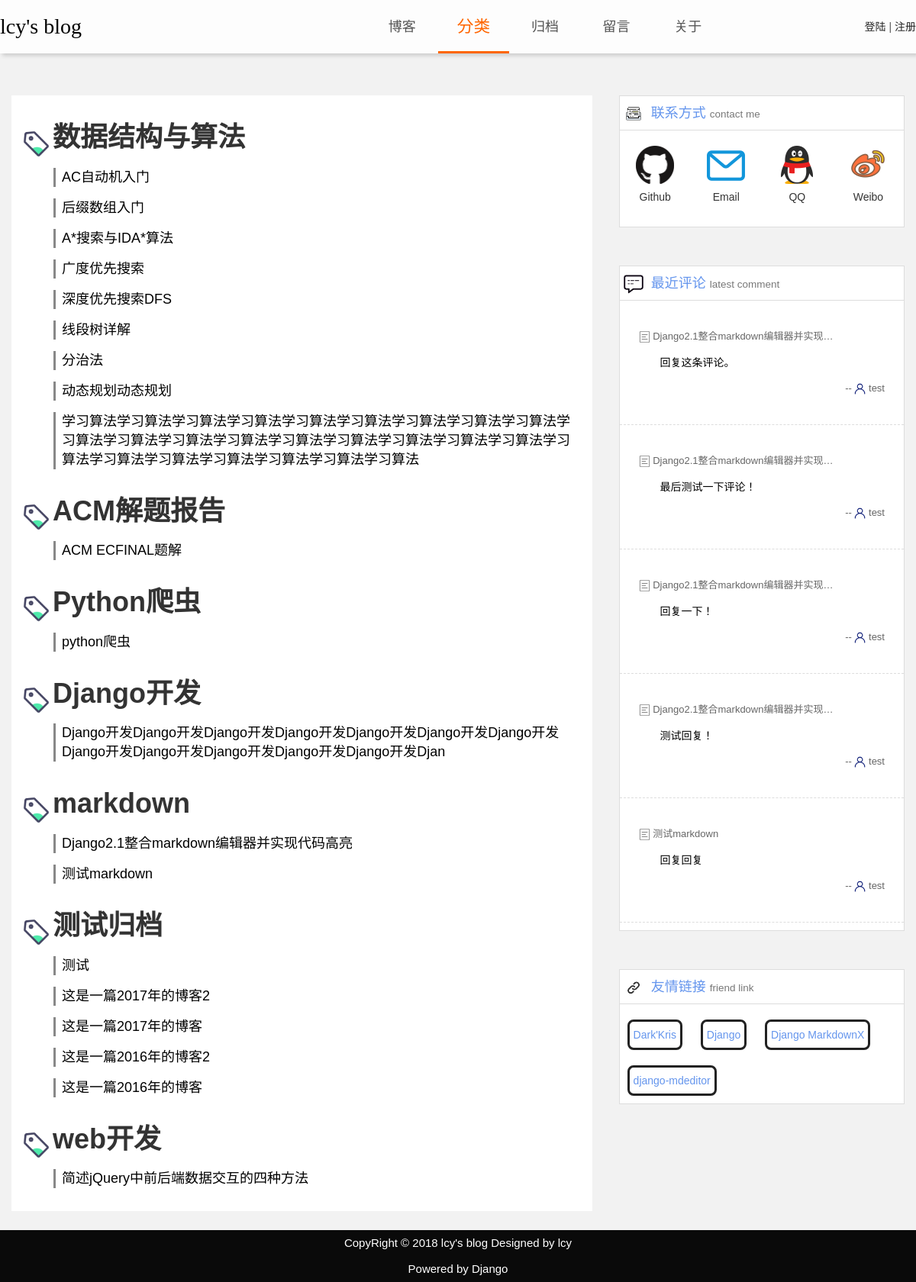
The page /Blog/classes/ on the database its author committed.
### Blog/models.py (models this page shows, shortened)
class Class(models.Model):
    class_label = models.CharField('label',max_length = 20)
    class_description = models.CharField('description',max_length = 100)

class Article(models.Model):
    article_title = models.CharField('title',max_length = 100)
    article_simpledesc = models.CharField('simple description',null=True,blank=True,max_length = 200)
    article_content = MDTextField('content')
    article_pubdate = models.DateTimeField('date published')
    article_publisher = models.ForeignKey(User,on_delete=models.CASCADE,verbose_name='publisher')
    article_class = models.ForeignKey(Class,null=True,blank=True,on_delete=models.CASCADE,verbose_name='class')
    def __str__(self):
        return self.article_title

class Comment(models.Model):
    comment_content = models.TextField('comment')
    comment_date = models.DateTimeField('date commented')
    comment_user = models.ForeignKey(User,on_delete=models.CASCADE,verbose_name='comment user')
    comment_father = models.ForeignKey('self',null=True,blank=True,on_delete=models.CASCADE,verbose_name='father comment')
    comment_article = models.ForeignKey(Article,null=True,on_delete=models.CASCADE,verbose_name='comment article')

class User(models.Model):
    user_name = models.CharField('name',max_length = 50)
    user_password = models.CharField('password',max_length = 50)
    user_email = models.EmailField('email')
    user_isadmin = models.BooleanField('isadmin')
    def __str__(self):
        return self.user_name

### Blog/views.py (the view)
# urls.py: path('classes/',views.classes,name='classes'),
def classes(request):
    class_list = Class.objects.all()
    class_article = {}
    for cl in class_list:
        class_article[cl] = Article.objects.filter(article_class__id=cl.id).order_by('-article_pubdate')
    latest_comment_list = Comment.objects.all().order_by('-comment_date')[:5]
    context = {
        'class_article':class_article,
        'latest_comment_list':latest_comment_list,
    }
    return render(request,'Blog/classes.html',context)

### Blog/templates/Blog/classes.html (shortened to what this page needs)
<!DOCTYPE html>
{% load static %}
<html lang="en">
<head>
    <link rel="stylesheet" href="{% static 'Blog/bootstrap/css/bootstrap.css' %}" />
</head>
<body style="display: block;">
    <header class="blog_header">
        <div class="top">
            <div class="top_left">
                <a href="{% url 'Blog:index' %}" style="color:#000;text-decoration: none;cursor: pointer;"><span>lcy's blog</span></a>
            </div>
            <nav class="header_nav">
                <ul>
                    <li>
                        <a href="{% url 'Blog:index' %}">博客</a>
                    </li>
                    <li>
                        <a href="{% url 'Blog:classes' %}" class="nav_active">分类</a>
                    </li>
                    <li>
                        <a href="{% url 'Blog:archive' %}">归档</a>
                    </li>
                    <li>
                        <a href="{% url 'Blog:message' %}">留言</a>
                    </li>
                    <li>
                        <a href="{% url 'Blog:about' %}">关于</a>
                    </li>
                    <li style="float: right;font-size: 14px;text-align: center;line-height: 70px;width: 30%;">
                        <div id="login_register">
                            <a href="{% url 'Blog:register' %}" style="cursor:pointer;float: right;color: #222;text-decoration: none;">注册</a>
                            <span style="float: right;">&nbsp;|&nbsp;</span>
                            <a href="{% url 'Blog:login' %}" style="cursor:pointer;float: right;color: #222;text-decoration: none;">登陆</a>
                        </div>
                    </li>
                </ul>
            </nav>
        </div>
    </header>
    <div class="container">
        <div class="article">
            {% for classes,articles in class_article.items %}
                <div id="class_{{ classes.id }}" style="margin-bottom: 10px;">
                    <img width="35px" height="35px" style="display: inline-block;" src="{% static 'Blog/classIcon.png' %}" />
                    <h1 style="text-align: center;display: inline-block;font-weight: bold;">{{ classes.class_label }}</h1>
                </div>
                <ul style="list-style: none;font-size: 15px;">
                    {% for art in articles %}
                        <li style="border-left: 3px solid #888;padding-left: 8px;margin-bottom: 15px;"><a style="font-size:18px;color: #000;cursor: pointer;" href="{% url 'Blog:detail' art.id %}">{{ art.article_title }}</a></li>
                    {% endfor %}
                </ul>
            {% endfor %}
        </div>
        <div id="aside">
            <div id="contactme">
                <h4 style="padding-bottom:8px;padding-left:5px;font-size: 18px;color: cornflowerblue;border-bottom: 1px solid #ddd;">
                    <img width="26px" height="26px" src="{% static 'Blog/contact.png' %}">
                    &nbsp;联系方式
                    <small>contact me</small>
                </h4>
                <div class="contact">
                    <div>
                        <a href="https://github.com/1998Jan28" target="_blank"><img src="{% static 'Blog/github.png' %}" /></a>
                        <span>Github</span>
                    </div><div>
                        <a href="mailto:cs_lcy@whut.edu.cn"><img src="{% static 'Blog/email.png' %}" /></a>
                        <span>Email</span>
                    </div><div>
                        <a href="tencent://AddContact/?fromId=45&fromSubId=1&subcmd=all&uin=951072650&website=www.oicqzone.com"><img src="{% static 'Blog/qq.png' %}" /></a>
                        <span>QQ</span>
                    </div><div>
                        <a href="https://weibo.com/u/5662257126" target="_blank"><img src="{% static 'Blog/weibo.png' %}" /></a>
                        <span>Weibo</span>
                    </div>
                </div>
            </div>
            <div id="latestcomment">
                <h4 style="padding-bottom:8px;padding-left:5px;font-size: 18px;color: cornflowerblue;border-bottom: 1px solid #ddd;">
                    <img width="26px" height="26px" src="{% static 'Blog/comment.png' %}">
                     &nbsp;最近评论
                    <small>latest comment</small>
                </h4>
                <ul>
                    {% for comment in latest_comment_list %}
                        <li>
                            <p class="comarticle">
                                <img width="15px" height="15px" style="display: inline-block;" src="{% static 'Blog/article.png' %}" />
                                <a href="{% url 'Blog:detail' comment.comment_article.id %}" style="text-decoration: none;color: inherit;cursor: pointer;">{{ comment.comment_article }}</a>
                            </p>
                            <p class="comcontent">{{ comment.comment_content }}</p>
                            <p class="comuser">--
                                <img width="15px" height="15px" style="display: inline-block;" src="{% static 'Blog/personIcon.png' %}" />
                                {{ comment.comment_user }}
                            </p>
                        </li>
                    {% endfor %}
                </ul>
            </div>
            <div id="friendlink">
                <h4 style="padding-bottom:8px;padding-left:5px;font-size: 18px;color: cornflowerblue;border-bottom: 1px solid #ddd;">
                    <img width="26px" height="26px" src="{% static 'Blog/link.png' %}">
                    &nbsp;友情链接
                    <small>friend link</small>
                </h4>
                <ul>
                    <li>
                        <a href="https://darkkris.github.io/#blog" target="_blank">Dark'Kris</a>
                    </li>
                    <li>
                        <a href="https://docs.djangoproject.com/zh-hans/2.0/" target="_blank">Django</a>
                    </li>
                    <li>
                        <a href="https://neutronx.github.io/django-markdownx/" target="_blank">Django MarkdownX</a>
                    </li>
                    <li>
                        <a href="https://github.com/pylixm/django-mdeditor" target="_blank">django-mdeditor</a>
                    </li>
                </ul>
            </div>
        </div>
    </div>
    <div class="footer">
        <p style="margin-bottom: 10px;margin-top:5px;">CopyRight © 2018 lcy's blog  Designed by lcy</p>
        <p style="margin-bottom: 5px;">Powered by Django</p>
    </div>
</body>
</html>

### Blog/templates/Blog/classes.html (style rules this page uses)
body { line-height:24px; margin:0; padding: 0; background-color: #f2f2f2; font-family: OpenSans-Light, PingFang SC, Hiragino Sans GB, Microsoft Yahei, Microsoft Jhenghei, sans-serif; }
.blog_header { display: block; background-color: rgba(255,255,255,0.8); box-shadow: 3px 3px 5px #ccc; background-size: 100% 100%; width:100%; height:70px; position: fixed; z-index: 10; margin: 0; padding:0; }
header .top { width:100%; max-width: 1200px; margin:auto; height:100%; position:relative; }
header .top .top_left { width:40%; overflow: hidden; height:100%; float:left; position: relative; }
header .top .top_left span { line-height: 70px; font-size:28px; font-family: serif; }
.header_nav { width:60%; float:right; height:100%; position:relative; color:#555; }
.header_nav > ul { padding:0; margin:0; list-style: none; }
.header_nav > ul >li { text-align: center; width:13%; font-size:18px; float:left; position: relative; }
.header_nav li > a { display: inline-block; width:100%; height:70px; line-height: 70px; text-decoration: none; color:#555; cursor: pointer; transition: color 0.2s, border 0.2s, font 0.2s; -webkit-transition: color 0.2s, border 0.2s, font 0.2s; }
.nav_active,header li > a:hover { border-bottom-color:rgb(255, 102, 0); border-bottom-style:solid; border-bottom-width:3.6px; box-sizing: border-box; color:rgb(255, 102, 0) !important; font-size: 120%; }
.container { display: block; width:100%; max-width:1300px; min-width:320px; margin:auto; padding-top:100px; overflow: hidden; }
.article { width:65%; display:block; float:left; margin-top:25px; overflow: hidden; background-color: #fff; padding:15px; }
#aside { width:32%; display:block; float:right; margin-top:25px; }
#contactme { background-color: #fff; border:1px solid #ddd; box-sizing: border-box; margin-bottom: 50px; }
.contact div { background-color: #fff; display: inline-block; overflow: hidden; width:25%; text-align: center; padding-top: 10px; margin-bottom: 20px; }
.contact a { cursor:pointer; text-decoration: none; }
.contact img { width: 50px; height:50px; }
.contact div > span { display: block; margin-top:5px; width:100%; }
#latestcomment { background-color: #fff; border:1px solid #ddd; box-sizing: border-box; margin-bottom: 50px; }
#latestcomment ul { width:100%; padding: 0; margin: 0; list-style: none; }
#latestcomment ul > li { background-color: #fff; border-bottom: 1px dashed #ddd; padding:25px; margin:auto; margin-bottom: 10px; }
.comarticle { width: 80%; overflow: hidden; text-overflow: ellipsis; white-space: nowrap; font-size: 13px; color: #666; }
.comcontent { color: #000; text-indent: 28px; }
.comuser { width: 100%; overflow: hidden; text-overflow: ellipsis; white-space: nowrap; font-size: 13px; text-align: right; color: #666; }
#friendlink { background-color: #fff; border:1px solid #ddd; box-sizing: border-box; }
#friendlink ul { width:100%; padding: 0; margin: 0; list-style: none; }
#friendlink ul > li { display: inline-block; background-color: #fff; border: 3px solid #222; border-radius: 8px; color:cornflowerblue; padding:5px; margin:10px; }
#friendlink ul > li a { text-decoration: none; cursor: pointer; color:cornflowerblue; }
.footer { display: block; margin-top: 25px; font-size: 15px; color:#fff; background-color: rgb(10, 10, 10); text-align: center; overflow: hidden; }

### rows shown on the page
Class: class_label "数据结构与算法"
Article: article_title "AC自动机入门"
Article: article_title "后缀数组入门"
Article: article_title "A*搜索与IDA*算法"
Article: article_title "广度优先搜索"
Article: article_title "深度优先搜索DFS"
Article: article_title "线段树详解"
Article: article_title "分治法"
Article: article_title "动态规划动态规划"
Article: article_title "学习算法学习算法学习算法学习算法学习算法学习算法学习算法学习算法学习算法学习算法学习算法学习算法学习算法学习算法学习算法学习算法学习算法学习算法学习算法学习算法学习算法学习算法学习算法学习算法学习算法"
Class: class_label "ACM解题报告"
Article: article_title "ACM ECFINAL题解"
Class: class_label "Python爬虫"
Article: article_title "python爬虫"
Class: class_label "Django开发"
Article: article_title "Django开发Django开发Django开发Django开发Django开发Django开发Django开发Django开发Django开发Django开发Django开发Django开发Djan"
Class: class_label "markdown"
Article: article_title "Django2.1整合markdown编辑器并实现代码高亮"
Article: article_title "测试markdown"
Class: class_label "测试归档"
Article: article_title "测试"
Article: article_title "这是一篇2017年的博客2"
Article: article_title "这是一篇2017年的博客"
Article: article_title "这是一篇2016年的博客2"
Article: article_title "这是一篇2016年的博客"
Class: class_label "web开发"
Article: article_title "简述jQuery中前后端数据交互的四种方法"
Comment: comment_article "Django2.1整合markdown编辑器并实现…", comment_content "回复这条评论。", comment_user "test"
Comment: comment_article "Django2.1整合markdown编辑器并实现…", comment_content "最后测试一下评论！", comment_user "test"
Comment: comment_article "Django2.1整合markdown编辑器并实现…", comment_content "回复一下！", comment_user "test"
Comment: comment_article "Django2.1整合markdown编辑器并实现…", comment_content "测试回复！", comment_user "test"
Comment: comment_article "测试markdown", comment_content "回复回复", comment_user "test"
